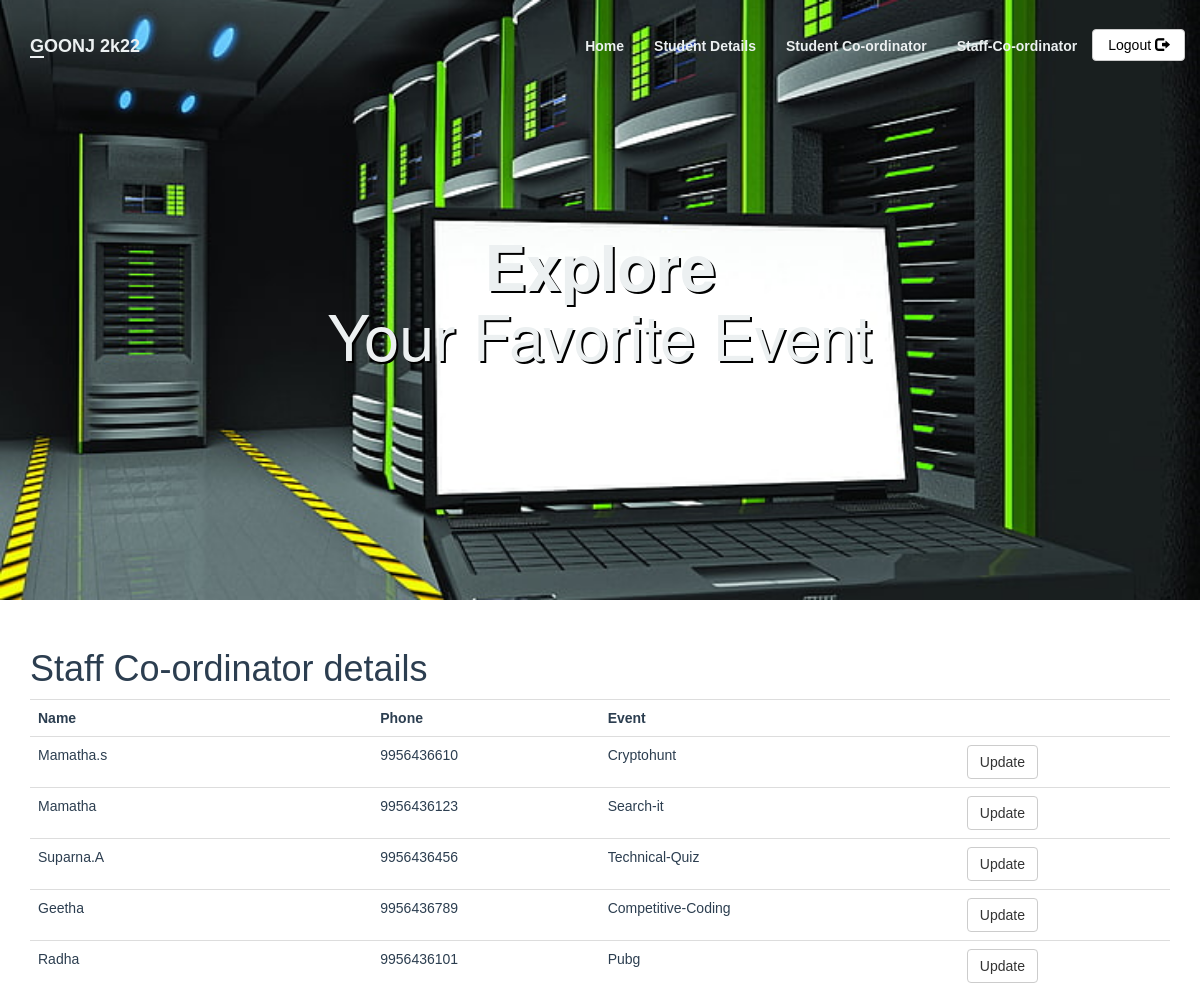
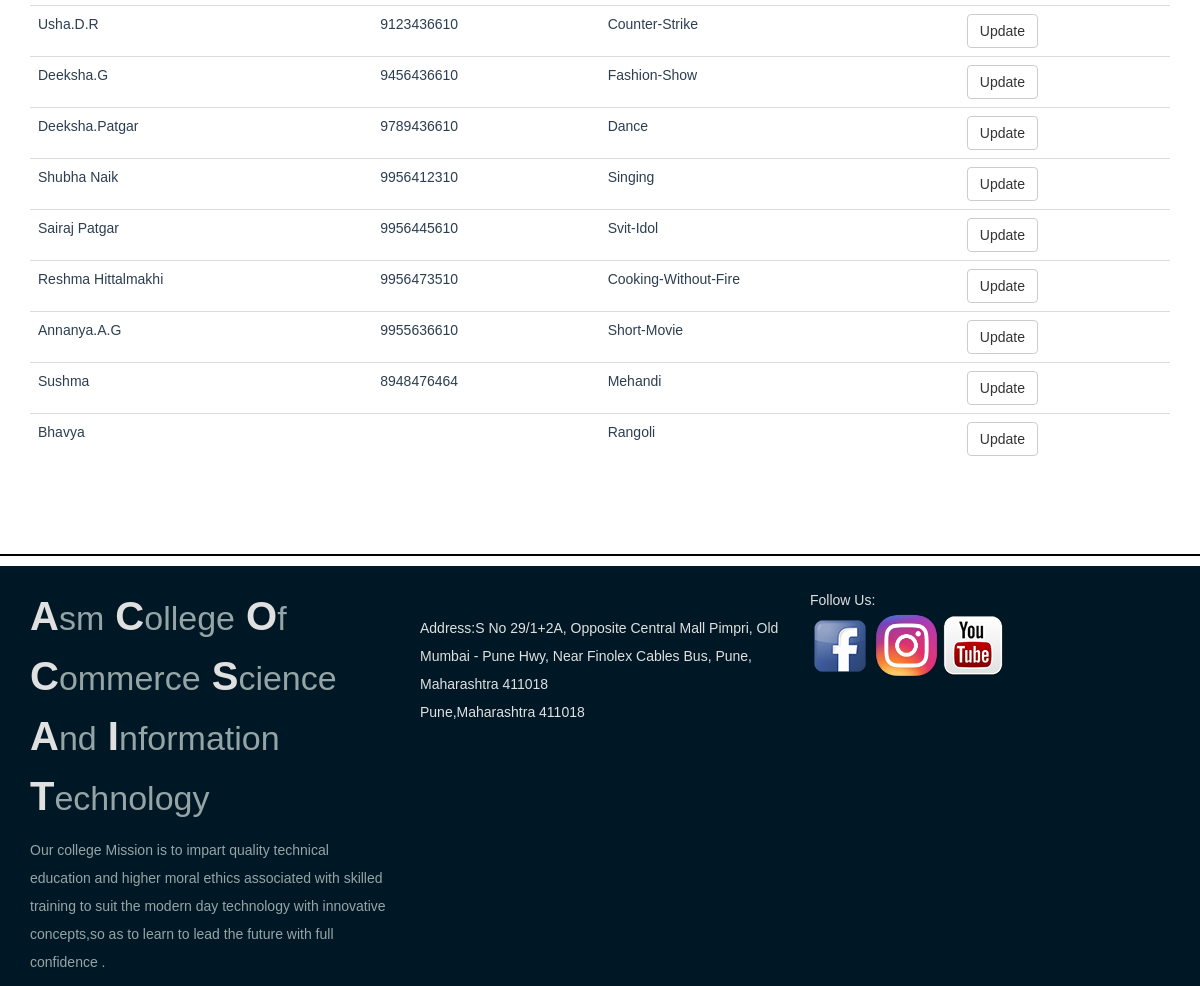
The page /Staff_cordinator.php on the database its author committed (2 pictures, top to bottom).
### tables this page shows
CREATE TABLE `staff_coordinator` (
  `stid` int(11) NOT NULL,
  `name` varchar(100) NOT NULL,
  `phone` varchar(10) DEFAULT NULL,
  `event_id` int(11) DEFAULT NULL
);

CREATE TABLE `events` (
  `event_id` int(11) NOT NULL,
  `event_title` varchar(50) NOT NULL,
  `event_price` int(11) DEFAULT NULL,
  `participents` int(100) DEFAULT 0,
  `img_link` text DEFAULT NULL,
  `type_id` int(11) DEFAULT NULL
);

### Staff_cordinator.php (the view, shortened to what this page needs)
<?php
include_once 'classes/db1.php';
$result = mysqli_query($conn,"SELECT * FROM staff_coordinator s ,events e where e.event_id= s.event_id");
?>
<!DOCTYPE html>
<html>
<head>
        <?php require 'utils/styles.php'; ?>
    </head>
<body><?php include 'utils/adminHeader.php'?>
<div class = "content">
<div class = "container">
<h1>Staff Co-ordinator details</h1>
<?php
if (mysqli_num_rows($result) > 0) {
?>
 <table class="table table-hover" >
  <tr>
    <th>Name</th>
    <th>Phone</th>
    <th>Event</th>
    <th></th>
  </tr>
<?php
while($row = mysqli_fetch_array($result)) {
?>
<tr>
    <td><?php echo $row["name"]; ?></td>
    <td><?php echo $row["phone"]; ?></td>
    <td><?php echo $row["event_title"]; ?></td>
    <td> <?php echo '<a  href="updateStaff.php?id='.$row['event_id'].'" class = "btn btn-default"> Update</a>'?></td>
</tr>
<?php
}
?>
</table>
 <?php
}
else{
    echo "No result found";
}
?>
</div>
</div>
 </body>
 <?php include 'utils/footer.php';?>
</html>

### utils/styles.php
<link rel = "stylesheet" type = "text/css" href = "css/bootstrap.css">
<link rel = "stylesheet" type = "text/css" href = "css/style.css">

### utils/adminHeader.php (shortened to what this page needs)
<head>
</head>
        <?php require 'utils/styles.php'; ?>
<header class="bgImage" >
    <nav class="navbar" >
        <div class="container">
            <div class="navbar-header">
                <a class = "navbar-brand">
               <b>GOONJ 2k22</b>
                </a>
            </div>
            <ul class="nav navbar-nav navbar-right">
            <li><a href = "adminPage.php"><strong>Home</strong></a></li>
            <li><a href = "Stu_details.php"><strong>Student Details</strong></a></li>
                    <li><a href = "Stu_cordinator.php"><strong>Student Co-ordinator</strong></a></li>
                    <li><a href = "Staff_cordinator.php"><strong>Staff-Co-ordinator</strong></a></li>
                    <li class="btnlogout"><a class = "btn btn-default navbar-btn" href = "index.php">Logout <span class = "glyphicon glyphicon-log-out"></span></a></li>
            </ul>
        </div>
    </nav>
    <div class = "col-md-12">
        <div class = "container">
            <div class = "jumbotron">
                <h1><strong>Explore<br></strong> Your Favorite Event</h1>
    </div>
</header>

### utils/footer.php
<hr class = "footerline">
<footer>
    <div class = "container">
        <div class = "row">
            <section>
                <div class = "footerContent col-md-4">
                    <p class = "footerContent1">
                        <strong>A</strong><span class = "small footerSubtext">sm</span>
                        <strong>C</strong><span class = "small footerSubtext">ollege</span>
                        <strong>O</strong><span class = "small footerSubtext">f</span>
                        <strong>C</strong><span class = "small footerSubtext">ommerce</span>
                        <strong>S</strong><span class = "small footerSubtext">cience</span>
                        <strong>A</strong><span class = "small footerSubtext">nd</span>
                        <strong>I</strong><span class = "small footerSubtext">nformation</span>
                        <strong>T</strong><span class = "small footerSubtext">echnology</span>
                    </p>
                    <p class = "footerSubtext2">
                    Our college Mission is to impart quality technical education and higher moral ethics associated with skilled training to suit the modern day technology with innovative concepts,so as to learn to lead the future with full confidence
                  .
                    </p>
                </div>
            </section>
            <section>
                <div class = "footcontent col-md-4">
                <p> <br>
                 Address:S No 29/1+2A, Opposite Central Mall Pimpri, Old Mumbai - Pune Hwy, Near Finolex Cables Bus, Pune, Maharashtra 411018
                    <br>Pune,Maharashtra 411018 </p>
                </div>
            </section>
            <section>
                <div class = "footcontent col-md-4">
                    Follow Us:<br>
                    <a href="https://www.facebook.com/AudyogikShikshanMandal/"><img src = "images/facebook.png"></a>
                    <a href="https://www.instagram.com/p/CdHsK4sBixx/"><img src = "images/instagram.png" width="65px"></a>
                        <a href="https://www.youtube.com/channel/UCKOyQl2uvdF9TneiOiS38-Q"><img src = "images/youtube.png"></a>
                </div>
            </section>
        </div>
    </div>
</footer>

### css/style.css (style rules this page uses)
body { overflow-x: hidden; }
hr { border-top: 2px solid black; margin-top: 40px; margin-bottom: 40px; }
header .navbar { padding: 20px 0; font-family: Arial, Helvetica, sans-serif; }
header .navbar-header a::first-letter { border-bottom: 2px solid #ecf0f1; }
header .navbar-nav a { color: #ecf0f1; padding-bottom: 12px; }
header .navbar-nav a:link { position: relative; }
header .btnlogout a { padding-top: 5px; }
header .navbar-nav a:before { content: ""; position: absolute; width: 100%; height: 3px; left: 0; background-color: #ecf0f1; visibility: hidden; -webkit-transform: scaleX(0); transform: scaleX(0); -webkit-transition: all 0.3s ease-in-out 0s; transition: all 0.3s ease-in-out 0s; margin-top: 25px; }
header .navbar-header a { color: #ecf0f1; }
header .navbar-nav .btn { color: black; padding-bottom: 5px; margin: 8px 0px; }
.jumbotron { background-color: transparent; color: #ecf0f1; text-align: center; margin-top: 50px; text-shadow: 2px 2px black; }
.footerline { margin-top: 70px; margin-bottom: 10px; }
.content { font-family: Arial, Helvetica, sans-serif; color: #2C3E50; }
footer { font-family: Arial, Helvetica, sans-serif; color: #E0E0E0; line-height: 2; background-color: #001825; padding-top: 20px; }
.footerContent > .footerContent1 { font-size: 40px; line-height: 1.5; }
.footerSubtext { color: #95a5a6; }
.footerContent > .footerSubtext2 { color: #95a5a6; font-size: 14px; }
.footcontent { color: #E0E0E0; }

### utils/adminHeader.php (style rules this page uses)
.bgImage { background-image: url(images/college.jpg); background-size: cover; background-position: center center; height: 600px; margin-bottom: 29px; }

### rows shown on the page
staff_coordinator: name "Mamatha.s", phone "9956436610", event.event_title "Cryptohunt"
staff_coordinator: name "Mamatha", phone "9956436123", event.event_title "Search-it"
staff_coordinator: name "Suparna.A", phone "9956436456", event.event_title "Technical-Quiz"
staff_coordinator: name "Geetha", phone "9956436789", event.event_title "Competitive-Coding"
staff_coordinator: name "Radha", phone "9956436101", event.event_title "Pubg"
staff_coordinator: name "Usha.D.R", phone "9123436610", event.event_title "Counter-Strike"
staff_coordinator: name "Deeksha.G", phone "9456436610", event.event_title "Fashion-Show"
staff_coordinator: name "Deeksha.Patgar", phone "9789436610", event.event_title "Dance"
staff_coordinator: name "Shubha Naik", phone "9956412310", event.event_title "Singing"
staff_coordinator: name "Sairaj Patgar", phone "9956445610", event.event_title "Svit-Idol"
staff_coordinator: name "Reshma Hittalmakhi", phone "9956473510", event.event_title "Cooking-Without-Fire"
staff_coordinator: name "Annanya.A.G", phone "9955636610", event.event_title "Short-Movie"
staff_coordinator: name "Sushma", phone "8948476464", event.event_title "Mehandi"
staff_coordinator: name "Bhavya", event.event_title "Rangoli"
